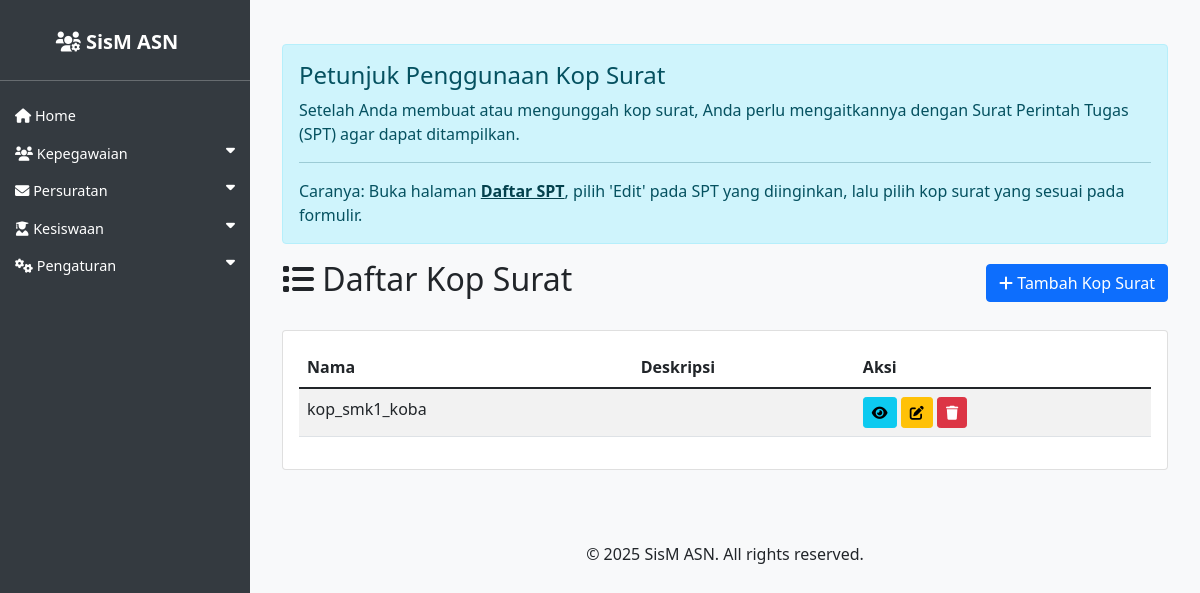
The page /asn/kop_surat/ on the database as committed earlier.
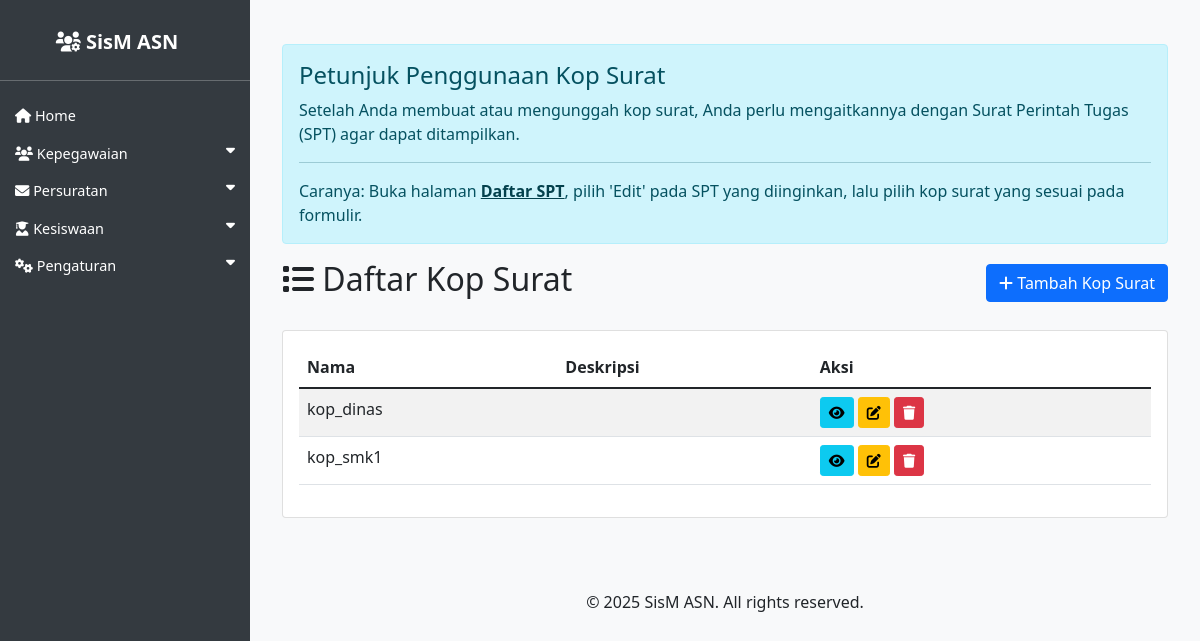
The same page on the database as committed later.
### asn_app/models.py (models this page shows, shortened)
class KopSurat(models.Model):
    nama = models.CharField(max_length=100, verbose_name='Nama Kop Surat')
    gambar = models.ImageField(upload_to='kop_surat/', verbose_name='Gambar Kop Surat')
    deskripsi = models.TextField(blank=True, null=True, verbose_name='Deskripsi')
    created_at = models.DateTimeField(auto_now_add=True)
    updated_at = models.DateTimeField(auto_now=True)

### asn_app/views.py (the view)
# urls.py: path('kop_surat/', views.kop_surat_list, name='kop_surat_list'),
def kop_surat_list(request):
    kop_surat_list = KopSurat.objects.all().order_by('-created_at')
    return render(request, 'asn_app/kop_surat_list.html', {'kop_surat_list': kop_surat_list})

### asn_app/templates/asn_app/kop_surat_list.html (shortened to what this page needs)
{% extends 'asn_app/base.html' %}
{% block content %}
<div class="container mt-4">
    <div class="alert alert-info" role="alert">
        <h4 class="alert-heading">Petunjuk Penggunaan Kop Surat</h4>
        <p>Setelah Anda membuat atau mengunggah kop surat, Anda perlu mengaitkannya dengan Surat Perintah Tugas (SPT) agar dapat ditampilkan.</p>
        <hr>
        <p class="mb-0">Caranya: Buka halaman <a href="{% url 'spt_list' %}" class="alert-link">Daftar SPT</a>, pilih 'Edit' pada SPT yang diinginkan, lalu pilih kop surat yang sesuai pada formulir.</p>
    </div>
    <div class="d-flex justify-content-between align-items-center mb-4">
        <h2><i class="fas fa-list"></i> Daftar Kop Surat</h2>
        <a href="{% url 'kop_surat_create' %}" class="btn btn-primary">
            <i class="fas fa-plus"></i> Tambah Kop Surat
        </a>
    </div>
    <div class="card">
        <div class="card-body">
            <div class="table-responsive">
                <table class="table table-striped">
                    <thead>
                        <tr>
                            <th>Nama</th>
                            <th>Deskripsi</th>
                            <th>Aksi</th>
                        </tr>
                    </thead>
                    <tbody>
                        {% for kop_surat in kop_surat_list %}
                        <tr>
                            <td>{{ kop_surat.nama }}</td>
                            <td>{{ kop_surat.deskripsi }}</td>
                            <td>
                                <a href="{% url 'kop_surat_detail' kop_surat.pk %}" class="btn btn-sm btn-info">
                                    <i class="fas fa-eye"></i>
                                </a>
                                <a href="{% url 'kop_surat_update' kop_surat.pk %}" class="btn btn-sm btn-warning">
                                    <i class="fas fa-edit"></i>
                                </a>
                                <a href="{% url 'kop_surat_delete' kop_surat.pk %}" class="btn btn-sm btn-danger">
                                    <i class="fas fa-trash"></i>
                                </a>
                            </td>
                        </tr>
                        {% endfor %}
                    </tbody>
                </table>
            </div>
        </div>
    </div>
</div>
{% endblock %}

Rows that differ between the two databases and show on the page:
added KopSurat: nama "kop_dinas"
changed KopSurat: nama "kop_smk1_koba" → "kop_smk1"
